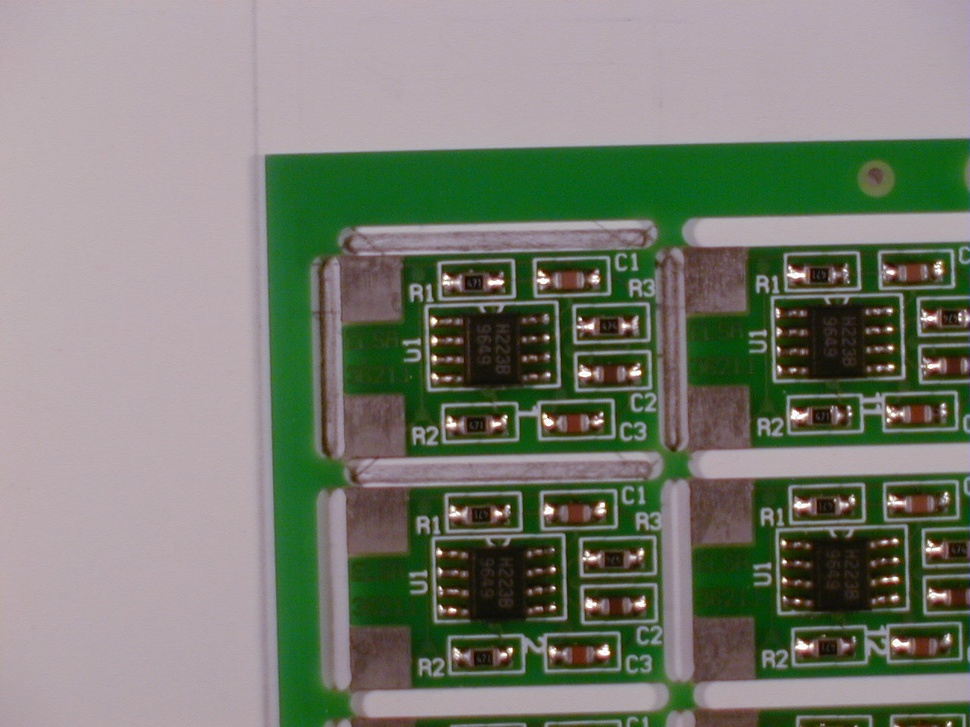
#> input picture Flow/Base da dados/Database Ahmed Nabil Belbachir/b01/07180001.jpg, 970 x 727 px, shrunk from 1280 x 960 before the run
$ python -i log_gabor_service.py   (imports and definitions only)   (older library calls are emulated)
#> lines starting #> are read from the running program, lines starting #| are printed output that depends on the picture
import cv2
import numpy as np
from skimage.filters import gabor_kernel

class LogGaborService():
    def __init__(self):
        pass

    def gaborKernel(self, sigmax_init = 3, sigmay_init = 3):
        # theta_init = 0
        # freq_init = 0.1
        kernel_list = []
        kernel_list.append(np.real(gabor_kernel(0.1, 0,sigma_x=sigmax_init, sigma_y=sigmay_init)))
        kernel_list.append(np.real(gabor_kernel(0.3, 0,sigma_x=sigmax_init, sigma_y=sigmay_init)))
        kernel_list.append(np.real(gabor_kernel(0.1, np.pi/4,sigma_x=sigmax_init, sigma_y=sigmay_init)))
        kernel_list.append(np.real(gabor_kernel(0.3, np.pi/4,sigma_x=sigmax_init, sigma_y=sigmay_init)))

        return kernel_list

    def gaborSum(self, img):
        lista_valores = []
        for kernel in self.gaborKernel():
            soma, desvio = self.operacao_gabor(img, kernel)
            lista_valores.append(soma)
            lista_valores.append(desvio)

        return lista_valores

    def operacao_gabor(self, img_solda, kernel):
        img_solda = cv2.cvtColor(img_solda, cv2.COLOR_BGR2GRAY)
        soma = np.sum(cv2.filter2D(img_solda, cv2.CV_8UC3, kernel))
        desvio = np.std(cv2.filter2D(img_solda, cv2.CV_8UC3, kernel))
        return soma, desvio

>>> import cv2
>>> picture = cv2.imread('../../../Flow/Base da dados/Database Ahmed Nabil Belbachir/b01/07180001.jpg')
#> picture is the input picture: shape (727, 970, 3); mean B, G, R 112.3, 125.2, 120.7
>>> result = LogGaborService().gaborSum(picture)
#> the loop in gaborSum, `for kernel in self.gaborKernel():` made 4 passes
#> (soma, desvio) on passes 1 to 4: (14503365, 9.72), (45893, 0.316), (15250139, 10.11), (14688, 0.155)
#> pass 1, in operacao_gabor, `img_solda = cv2.cvtColor(img_solda, cv2.COLOR_BGR2GRAY)`:
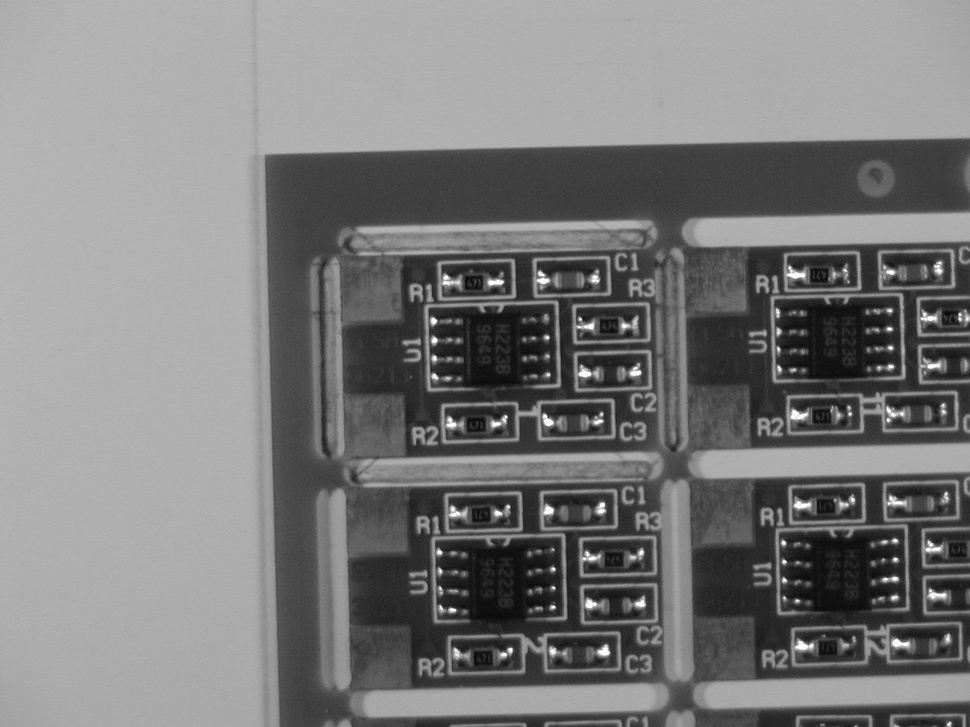
#> img_solda: shape (727, 970); min 7, max 255, mean 122.4
#> after the loop in gaborSum, `for kernel in self.gaborKernel():`: lista_valores = [14503365, 9.72, 45893, 0.316, 15250139, 10.11, 14688, 0.155]
#> result has the same summary as lista_valores in gaborSum
